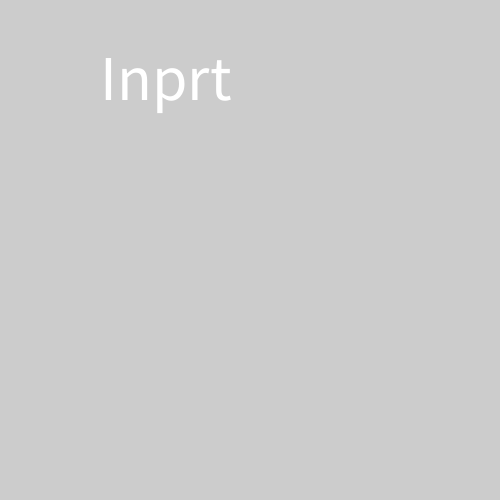
Frame 1 (no input)
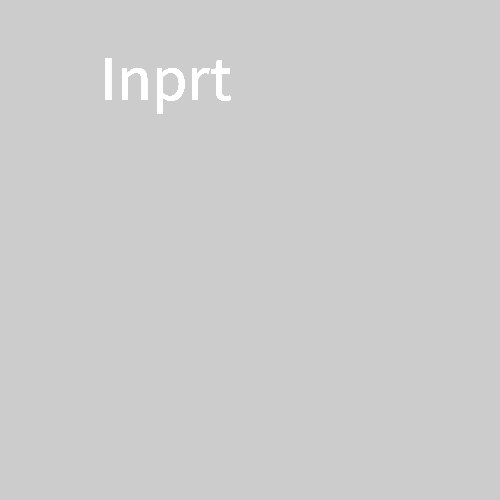
Frame 60 (the mouse pressed at the canvas centre just before this capture)
Frame 120 (the mouse held since frame 60 and released just before this capture): identical to frame 60, image omitted

The Processing sketch that drew these frames (run headless with seeded random() and noise(); from frame 60 on, the mouse is pressed at the canvas centre):

// Processing sketch: week06_3_if_alphabet
// ── week06_3_if_alphabet.pde
void setup(){
  size(500,500);
  textSize(64);
}
String line = "Inprt";
void draw(){
  text(line,100,100);
}
void keyPressed(){
  line+=key;
}
